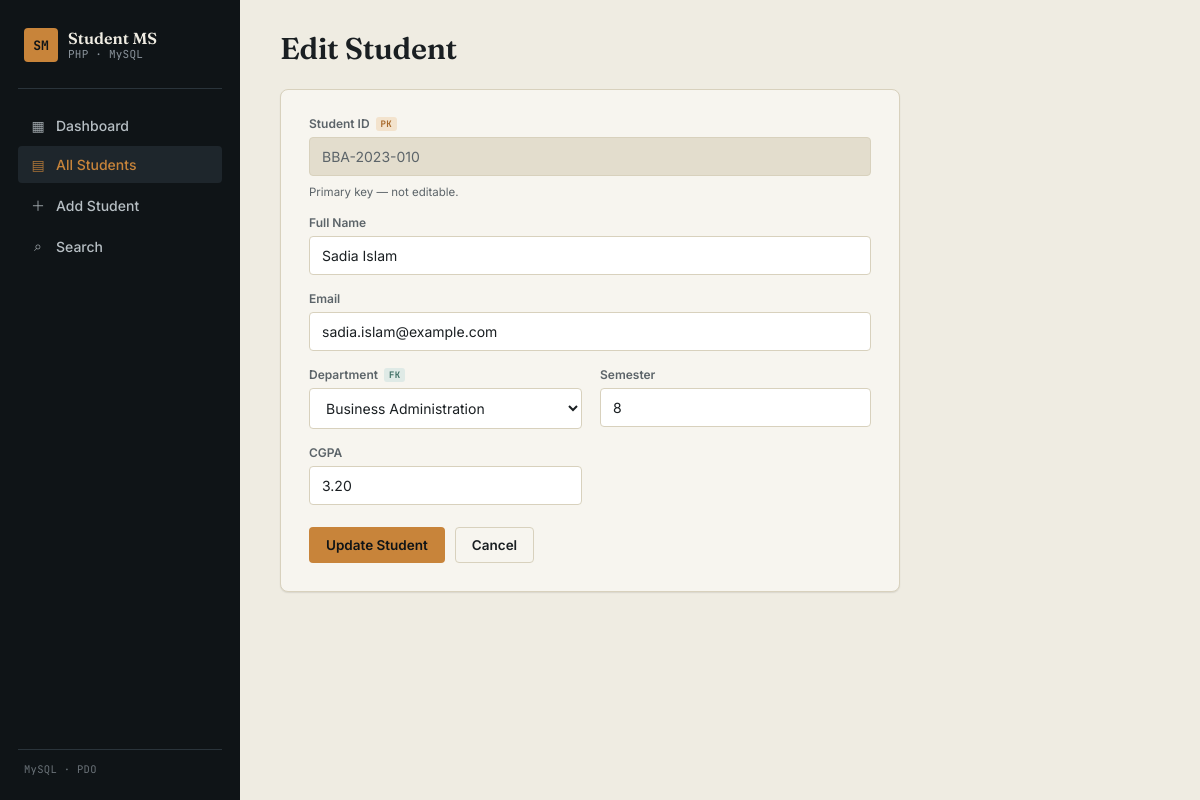
Screenshot of /edit_student.php?id=BBA-2023-010 with the database file from the repository.
### tables this page shows
CREATE TABLE students (
    student_id   VARCHAR(20) PRIMARY KEY,            
    name         VARCHAR(100) NOT NULL,
    email        VARCHAR(150) NOT NULL UNIQUE,
    dept_id      INT NOT NULL,
    semester     TINYINT NOT NULL,
    cgpa         DECIMAL(3,2) NOT NULL,
    created_at   TIMESTAMP NOT NULL DEFAULT CURRENT_TIMESTAMP,
    updated_at   TIMESTAMP NOT NULL DEFAULT CURRENT_TIMESTAMP ON UPDATE CURRENT_TIMESTAMP,
    CONSTRAINT chk_semester CHECK (semester BETWEEN 1 AND 12),
    CONSTRAINT chk_cgpa CHECK (cgpa >= 0.00 AND cgpa <= 4.00),
    CONSTRAINT fk_student_department
        FOREIGN KEY (dept_id) REFERENCES departments(dept_id)
        ON UPDATE CASCADE
        ON DELETE RESTRICT
);

### includes/student_functions.php (called while the page is built, shortened)
<?php
function getDepartments(): array {
    $pdo = getConnection();
    $stmt = $pdo->query("SELECT dept_id, dept_name FROM departments ORDER BY dept_name");
    return $stmt->fetchAll();
}
function getStudentById(string $studentId): ?array {
    $pdo = getConnection();
    $sql = "SELECT s.student_id, s.name, s.email, s.semester, s.cgpa,
                   d.dept_id, d.dept_name
            FROM students s
            JOIN departments d ON s.dept_id = d.dept_id
            WHERE s.student_id = :student_id";
    $stmt = $pdo->prepare($sql);
    $stmt->execute([':student_id' => $studentId]);
    $row = $stmt->fetch();
    return $row ?: null;
}

### edit_student.php (the view, shortened to what this page needs)
<?php
require_once __DIR__ . '/includes/student_functions.php';
$studentId = $_GET['id'] ?? $_POST['student_id'] ?? '';
$student = getStudentById($studentId);
$departments = getDepartments();
$form = $student;
require __DIR__ . '/includes/header.php';
?>
<div class="form-panel">
    <form method="POST" action="edit_student.php?id=<?= urlencode($student['student_id']) ?>">
        <div class="form-grid">
            <div class="field full">
                <label>Student ID <span class="pk-badge">PK</span></label>
                <input type="text" value="<?= htmlspecialchars($student['student_id']) ?>" readonly>
                <span class="form-hint">Primary key — not editable.</span>
            </div>
            <div class="field full">
                <label>Full Name</label>
                <input type="text" name="name" required value="<?= htmlspecialchars($form['name'] ?? '') ?>">
            </div>
            <div class="field full">
                <label>Email</label>
                <input type="email" name="email" required value="<?= htmlspecialchars($form['email'] ?? '') ?>">
            </div>
            <div class="field">
                <label>Department <span class="fk-badge">FK</span></label>
                <select name="dept_id" required>
                    <?php foreach ($departments as $d): ?>
                    <option value="<?= (int) $d['dept_id'] ?>" <?= ((string)($form['dept_id'] ?? '') === (string)$d['dept_id']) ? 'selected' : '' ?>>
                        <?= htmlspecialchars($d['dept_name']) ?>
                    </option>
                    <?php endforeach; ?>
                </select>
            </div>
            <div class="field">
                <label>Semester</label>
                <input type="number" name="semester" min="1" max="12" required value="<?= htmlspecialchars((string) ($form['semester'] ?? '')) ?>">
            </div>
            <div class="field">
                <label>CGPA</label>
                <input type="number" name="cgpa" min="0" max="4" step="0.01" required
                       value="<?= htmlspecialchars(number_format((float) ($form['cgpa'] ?? 0), 2)) ?>">
            </div>
        </div>
        <div class="form-actions">
            <button type="submit" class="btn btn-accent">Update Student</button>
            <a href="students.php" class="btn btn-ghost">Cancel</a>
        </div>
    </form>
</div>
<?php require __DIR__ . '/includes/footer.php'; ?>

### assets/css/style.css (style rules this page uses)
:root { --ink-950: #0f1417; --ink-900: #151b20; --ink-800: #1e262c; --ink-700: #2a343b; --ink-600: #3c4a53; --paper-50: #f7f5ef; --paper-100: #efece2; --paper-200: #e3ddcd; --line: #d8d1bd; --amber-500: #c8843a; --amber-600: #a8692a; --amber-tint: #f3e3cd; --teal-600: #3d6e64; --teal-tint: #dfeae6; --red-600: #b3452f; --red-tint: #f5ddd5; --text-primary: #1a1f22; --text-muted: #5c6469; --radius-sm: 4px; --radius-md: 8px; --shadow-card: 0 1px 2px rgba(15, 20, 23, 0.06), 0 1px 1px rgba(15, 20, 23, 0.04); }
* { box-sizing: border-box; }
html, body { margin: 0; padding: 0; background: var(--paper-100); color: var(--text-primary); font-family: 'Inter', -apple-system, sans-serif; -webkit-font-smoothing: antialiased; }
a { color: inherit; text-decoration: none; }
button { font-family: inherit; }
.btn { display: inline-flex; align-items: center; gap: 6px; padding: 9px 16px; border-radius: var(--radius-sm); font-size: 13.5px; font-weight: 600; border: 1px solid transparent; cursor: pointer; transition: filter 0.12s ease, background 0.12s ease; }
.btn-accent { background: var(--amber-500); color: var(--ink-950); }
.btn-ghost { background: transparent; border-color: var(--line); color: var(--text-primary); }
.pk-badge { display: inline-block; font-family: 'JetBrains Mono', monospace; font-size: 9px; font-weight: 700; color: var(--amber-600); background: var(--amber-tint); border-radius: 3px; padding: 1px 5px; margin-right: 6px; letter-spacing: 0.03em; }
.fk-badge { display: inline-block; font-family: 'JetBrains Mono', monospace; font-size: 9px; font-weight: 700; color: var(--teal-600); background: var(--teal-tint); border-radius: 3px; padding: 1px 5px; margin-right: 6px; letter-spacing: 0.03em; }
.form-panel { background: var(--paper-50); border: 1px solid var(--line); border-radius: var(--radius-md); box-shadow: var(--shadow-card); padding: 26px 28px 28px; max-width: 620px; }
.form-grid { display: grid; grid-template-columns: 1fr 1fr; gap: 16px 18px; }
.field { display: flex; flex-direction: column; gap: 6px; }
.field.full { grid-column: 1 / -1; }
.field label { font-size: 12px; font-weight: 600; color: var(--text-muted); display: flex; align-items: center; gap: 6px; }
.field input, .field select { font-family: 'Inter', sans-serif; font-size: 14px; padding: 10px 12px; border: 1px solid var(--line); border-radius: var(--radius-sm); background: #fff; color: var(--text-primary); outline: none; transition: border-color 0.12s ease, box-shadow 0.12s ease; }
.field input[readonly] { background: var(--paper-200); color: var(--text-muted); }
.form-actions { display: flex; gap: 10px; margin-top: 22px; grid-column: 1 / -1; }
.form-hint { font-size: 11.5px; color: var(--text-muted); margin-top: 3px; }

### rows the page displays
students: student_id "BBA-2023-010", name "Sadia Islam", email "sadia.islam@example.com", semester "8", cgpa "3.20"

### other values shown
$pageTitle "Edit Student"
form field dept_id "Business Administration"
